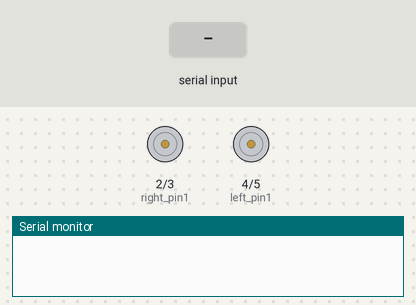
Simulated run of this sketch. Board: Arduino Uno, built with avr-gcc and run on an emulated ATmega328P. On the bench: motor-driver pin pairs drawn as motors (green arrow = first pin HIGH = forward, orange = second pin HIGH = backward, longer = more drive), the last lines printed to the serial monitor. The inputs (shaded band) are chosen by the test bench.

Above: at 1.2 s.
1.3 s: "F" received over Serial
At 1.9 s:
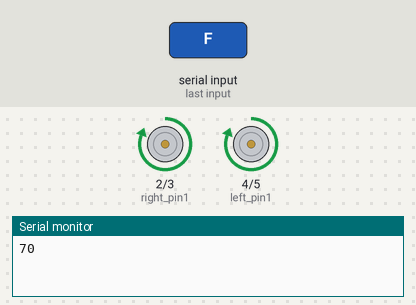
2.8 s: "B" received over Serial
At 3.1 s:
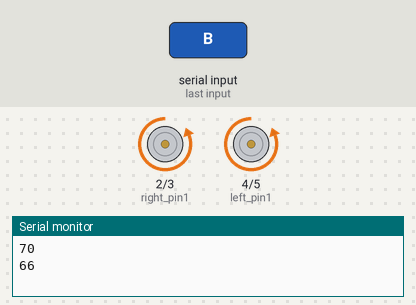
4.3 s: "R" received over Serial
At 5.4 s:
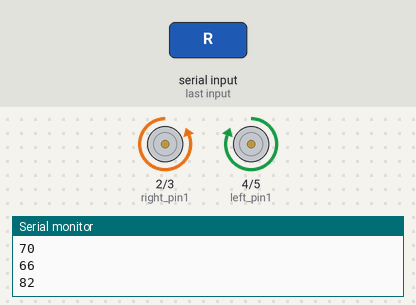
5.8 s: "L" received over Serial
At 6.6 s:
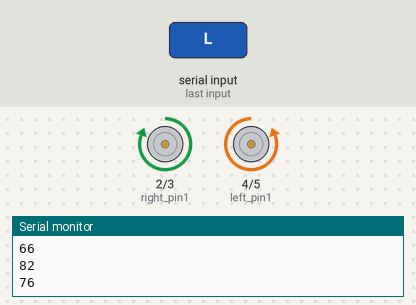
7.3 s: "S" received over Serial
At 7.7 s:
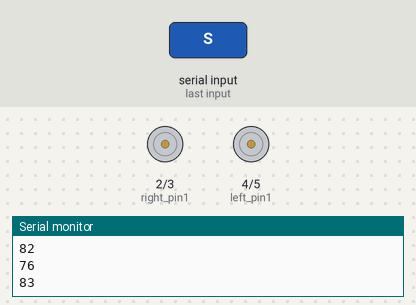
Timing chart, 0 to 9.8 s (numbered marks = the images above; inputs shaded):
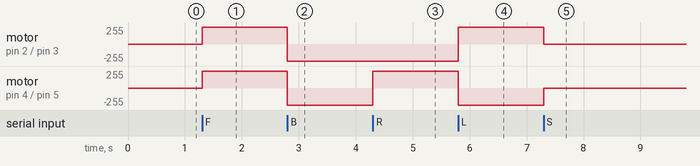

Measured:
- after the input at 1.3 s, motor on pin 2 (right_pin1) / pin 3 (right_pin2), motor on pin 4 (left_pin1) / pin 5 (left_pin2): stopped → forward 255/255 at once
- after the input at 2.8 s, motor on pin 2 (right_pin1) / pin 3 (right_pin2), motor on pin 4 (left_pin1) / pin 5 (left_pin2): forward 255/255 → backward 255/255 at once
- after the input at 4.3 s, motor on pin 4 (left_pin1) / pin 5 (left_pin2): backward 255/255 → forward 255/255 at once
- after the input at 5.8 s, motor on pin 2 (right_pin1) / pin 3 (right_pin2): backward 255/255 → forward 255/255 at once; motor on pin 4 (left_pin1) / pin 5 (left_pin2): forward 255/255 → backward 255/255 at once
- after the input at 7.3 s, motor on pin 2 (right_pin1) / pin 3 (right_pin2): forward 255/255 → stopped at once; motor on pin 4 (left_pin1) / pin 5 (left_pin2): backward 255/255 → stopped at once

The sketch:

bt_car.ino
```cpp
/*int motor1pin1 = 2;
int motor1pin2 = 3;
int motor2pin1 = 4;
int motor2pin2 = 5;
int motor3pin1 = 6;
int motor3pin2 = 7;
*/
int right_pin1 = 2;
int right_pin2 = 3;
int left_pin1 = 4;
int left_pin2 = 5;

int state = 0;


void setup() {
  // put your setup code here, to run once:
  pinMode(right_pin1, OUTPUT);
  pinMode(right_pin2, OUTPUT);
  pinMode(left_pin1, OUTPUT);
  pinMode(left_pin2, OUTPUT);
  Serial.begin(9600);
}

void loop() {
  // put your main code here, to run repeatedly:
  if (Serial.available() > 0) {
    state = Serial.read();
    Serial.println(state);
  }
  if(state == 83){
    digitalWrite(right_pin1, LOW);
    digitalWrite(right_pin2, LOW);
    digitalWrite(left_pin1, LOW);
    digitalWrite(left_pin2, LOW);
  }
  if(state == 70){      // forward
    digitalWrite(right_pin1, HIGH);
    digitalWrite(right_pin2, LOW);
    digitalWrite(left_pin1, HIGH);
    digitalWrite(left_pin2, LOW);
  }
  if(state == 66){    // backward
    digitalWrite(right_pin1, LOW);
    digitalWrite(right_pin2, HIGH);
    digitalWrite(left_pin1, LOW);
    digitalWrite(left_pin2, HIGH);
  }
  if(state == 82){    // right
    digitalWrite(right_pin1, LOW);
    digitalWrite(right_pin2, HIGH);
    digitalWrite(left_pin1, HIGH);
    digitalWrite(left_pin2, LOW);
  }
  if(state == 76){    // left
    digitalWrite(right_pin1, HIGH);
    digitalWrite(right_pin2, LOW);
    digitalWrite(left_pin1, LOW);
    digitalWrite(left_pin2, HIGH);
  }


}
```
